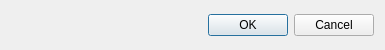
<?xml version="1.0" encoding="UTF-8"?>
<ui version="4.0">
 <class>DlgDataIOImportCQI</class>
 <widget class="QDialog" name="DlgDataIOImportCQI">
  <property name="windowModality">
   <enum>Qt::ApplicationModal</enum>
  </property>
  <property name="geometry">
   <rect>
    <x>0</x>
    <y>0</y>
    <width>385</width>
    <height>50</height>
   </rect>
  </property>
  <property name="sizePolicy">
   <sizepolicy hsizetype="Preferred" vsizetype="Preferred">
    <horstretch>0</horstretch>
    <verstretch>0</verstretch>
   </sizepolicy>
  </property>
  <property name="windowTitle">
   <string>Load a Custom Climate Quality Dataset</string>
  </property>
  <property name="modal">
   <bool>true</bool>
  </property>
  <layout class="QVBoxLayout" name="verticalLayout">
   <item>
    <widget class="QDialogButtonBox" name="btnBox">
     <property name="sizePolicy">
      <sizepolicy hsizetype="Expanding" vsizetype="Minimum">
       <horstretch>0</horstretch>
       <verstretch>0</verstretch>
      </sizepolicy>
     </property>
     <property name="orientation">
      <enum>Qt::Horizontal</enum>
     </property>
     <property name="standardButtons">
      <set>QDialogButtonBox::Cancel|QDialogButtonBox::Ok</set>
     </property>
    </widget>
   </item>
  </layout>
 </widget>
 <resources/>
 <connections>
  <connection>
   <sender>btnBox</sender>
   <signal>accepted()</signal>
   <receiver>DlgDataIOImportCQI</receiver>
   <slot>accept()</slot>
   <hints>
    <hint type="sourcelabel">
     <x>248</x>
     <y>254</y>
    </hint>
    <hint type="destinationlabel">
     <x>157</x>
     <y>274</y>
    </hint>
   </hints>
  </connection>
  <connection>
   <sender>btnBox</sender>
   <signal>rejected()</signal>
   <receiver>DlgDataIOImportCQI</receiver>
   <slot>reject()</slot>
   <hints>
    <hint type="sourcelabel">
     <x>316</x>
     <y>260</y>
    </hint>
    <hint type="destinationlabel">
     <x>286</x>
     <y>274</y>
    </hint>
   </hints>
  </connection>
 </connections>
</ui>
